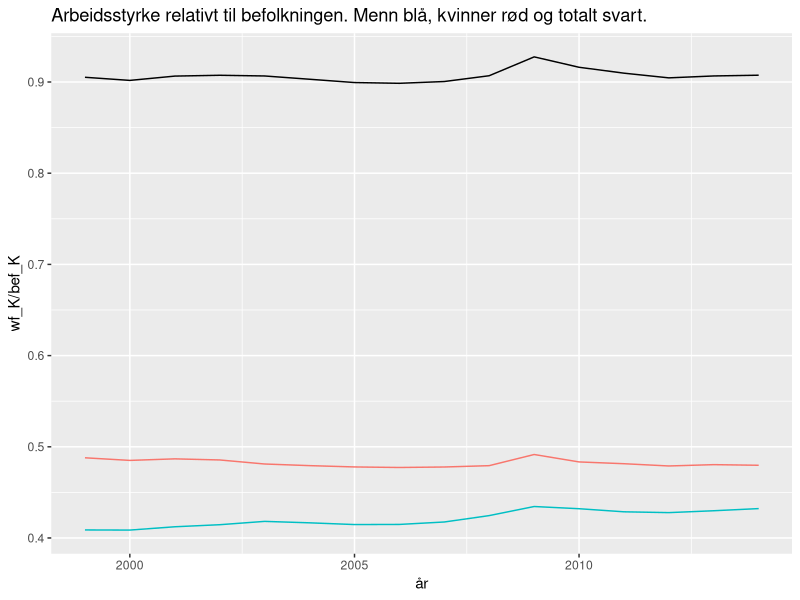
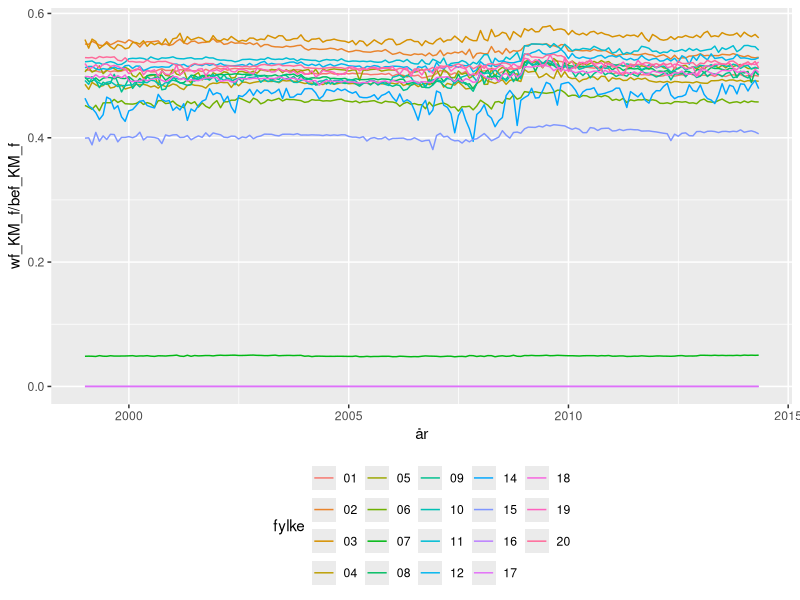
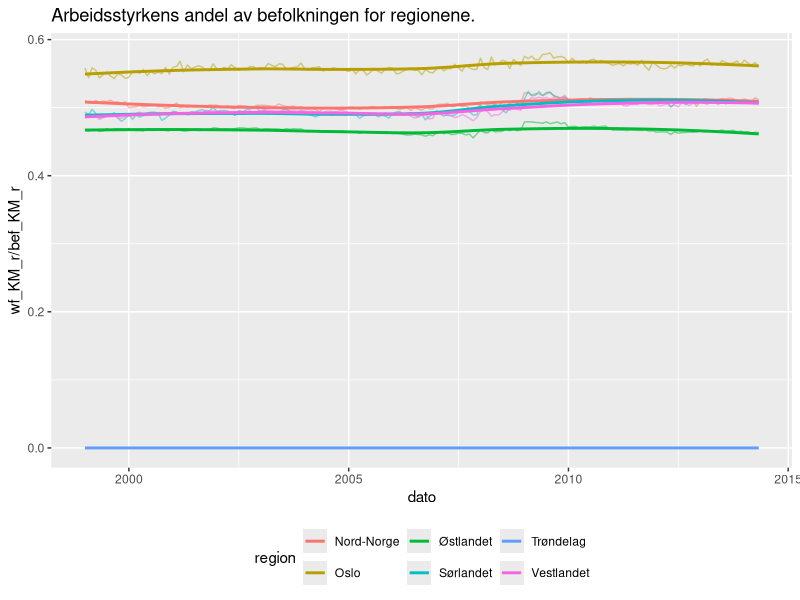
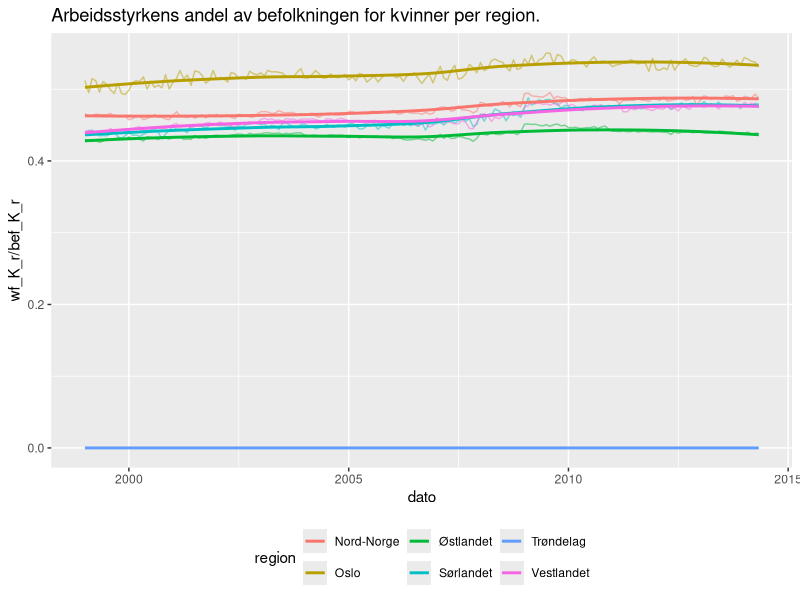
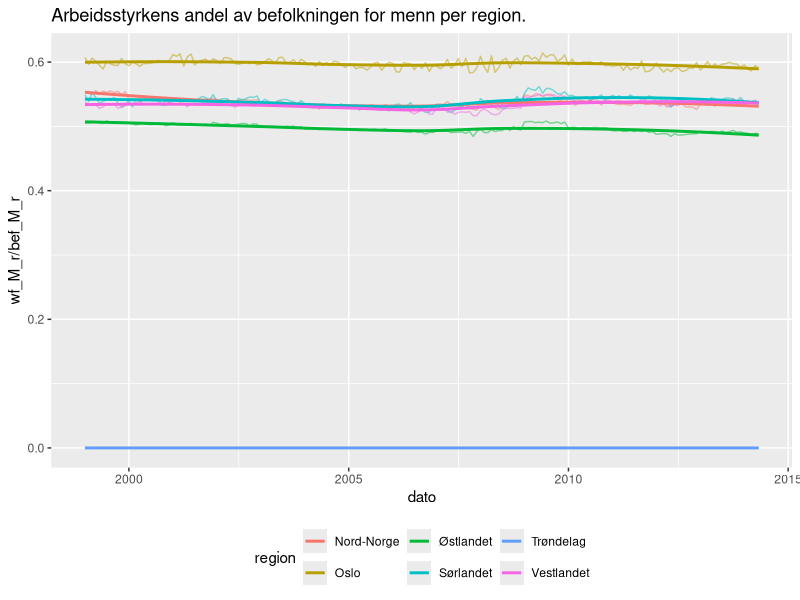

The R source for these figures, in order: (Note: this script raises an error after producing the figures.)
## ---- chunk 1
library(tidyverse)
library(lubridate)
library(modelr)
library(broom)
## ---- chunk 2
arblos <- read_csv("data/al9914m.csv")
bef <- read_csv("data/bef9914MK.csv")
## ---- chunk 3
names(bef)
## ---- chunk 4
names(arblos)
## ---- chunk 5
arblos <- arblos %>% 
    mutate(
        wf_K = (al_Kvinner/alp_Kvinner)*100,
        wf_M = (al_Menn/alp_Menn)*100,
        wf_KM = wf_K + wf_M
    )
## ---- chunk 6
arblos
## ---- chunk 7
names(bef)
## ---- chunk 8
# årlige data landet samlet
wf <- arblos %>% 
    filter(mnd == 1) %>% 
    group_by(aar) %>% 
    summarise(
        wf_K = sum(wf_K, na.rm = TRUE),
        wf_M = sum(wf_M, na.rm = TRUE),
        wf_KM = wf_K + wf_M
    )
## ---- chunk 9
dim(wf)
names(wf)
## ---- chunk 10
 bef <- bef %>% 
  mutate(bef_K = bef_K_0_14 + bef_K_15_29 + bef_K_30_74 + bef_K_75_105,
         bef_M = bef_M_0_14 + bef_M_15_29 + bef_M_30_74 + bef_M_75_105,
         bef_KM = bef_K + bef_M)
## ---- chunk 11
dim(bef)
names(bef)
## ---- chunk 12
wfhjelp <- bef %>%
  group_by(aar) %>% 
    summarise(
        bef_K = sum(bef_K, na.rm = TRUE),
        bef_M = sum(bef_M, na.rm = TRUE),
        bef_KM = sum(bef_M, na.rm = TRUE)) 
 
wf <- right_join(wf, wfhjelp, by = "aar")

wf <- wf %>%
  mutate(
    år = make_date(year = aar, month = 1L, day = 1L)
  )
## ---- chunk 13
wf
## ---- chunk 14
wf %>% 
    ggplot(wf, mapping = aes(x = år)) +
  geom_line(mapping = aes(y = wf_K/bef_K, color = "red")) +
  geom_line(mapping = aes(y = wf_M/bef_M, color = "blue")) +
  geom_line(mapping = aes(y = wf_KM/bef_KM)) +
  ggtitle("Arbeidsstyrke relativt til befolkningen. Menn blå, kvinner rød og totalt svart.") +
  theme(legend.position = "none")
## ---- chunk 15
names(arblos)
## ---- chunk 16
# årlige data per fylke
wf_f <- arblos %>% 
    mutate(
        fylke = substr(knr, start = 1, stop = 2)
    ) %>% 
    group_by(aar, mnd, fylke) %>% 
    summarise(
        wf_K_f = sum(wf_K, na.rm = TRUE),
        wf_M_f = sum(wf_M, na.rm = TRUE),
        wf_KM_f = wf_K_f + wf_M_f
    ) %>% 
    mutate(år = make_date(aar, mnd, day=1L)) %>% 
    select(aar, mnd, år, fylke, wf_K_f, wf_M_f, wf_KM_f)
## ---- chunk 17
print(wf_f, n = 5)
## ---- chunk 18
bef_f <- bef %>% 
mutate(
        fylke = substr(knr, start = 1, stop = 2)
    ) %>% 
    group_by(aar, fylke) %>% 
    summarise(
        bef_K_f = sum(bef_K, na.rm = TRUE),
        bef_M_f = sum(bef_M, na.rm = TRUE),
        bef_KM_f = bef_K_f + bef_M_f
    ) %>% 
    select(aar, fylke, bef_K_f, bef_M_f, bef_KM_f)
## ---- chunk 19
bef_f
## ---- chunk 20
wf_f_bef <- wf_f %>% 
  right_join(bef_f) %>%
  arrange(fylke, aar, mnd)
## ---- chunk 21
print(arrange(wf_f_bef, fylke, aar, mnd))
## ---- chunk 22
# kvinner og menn
wf_f_bef %>%
  ggplot() +
  geom_line(wf_f_bef, mapping = aes(x = år,
                                    y = wf_KM_f/bef_KM_f,
                                    color = fylke)) +
  theme(legend.position = "bottom")
## ---- chunk 23
# region
wf_r <- wf_f_bef %>% 
    mutate(
         dato = ymd(paste(aar, mnd, "01", sep = "-")),
        region = case_when(
            as.numeric(fylke) == 3 ~ "Oslo",
            as.numeric(fylke) %in% c(1:2, 4:8) ~ "Østlandet",
            as.numeric(fylke) %in% c(9, 10) ~ "Sørlandet",
            as.numeric(fylke) %in% c(11, 12, 14, 15) ~ "Vestlandet",
            as.numeric(fylke) %in% c(16, 17) ~ "Trøndelag",
            as.numeric(fylke) %in% c(18, 19, 20) ~ "Nord-Norge"
        )
    ) %>% 
    group_by(dato, region) %>% 
    summarise(
        wf_K_r = sum(wf_K_f, na.rm = TRUE),
        wf_M_r = sum(wf_M_f, na.rm = TRUE),
        wf_KM_r = wf_K_r + wf_M_r,
        bef_K_r = sum(bef_K_f, na.rm = TRUE),
        bef_M_r = sum(bef_M_f, na.rm = TRUE),
        bef_KM_r = bef_K_r + bef_M_r
    ) %>% 
    select(dato, region, wf_K_r, wf_M_r, wf_KM_r, bef_K_r, bef_M_r, bef_KM_r)
## ---- chunk 24
# kvinner og menn
wf_r %>% 
  ggplot(wf_r, mapping = aes(x = dato, 
                             y = wf_KM_r/bef_KM_r,
                             color = region)) +
  geom_line(alpha = 0.5) +
  geom_smooth(se = FALSE) +
  theme(legend.position = "bottom") +
  ggtitle("Arbeidsstyrkens andel av befolkningen for regionene.")
## ---- chunk 25
# kvinner
wf_r %>% 
  ggplot(wf_r, mapping = aes(x = dato, 
                             y = wf_K_r/bef_K_r,
                             color = region)) +
  geom_line(alpha = 0.5) +
  geom_smooth(se = FALSE) +
  theme(legend.position = "bottom") +
  ggtitle("Arbeidsstyrkens andel av befolkningen for kvinner per region.")
## ---- chunk 26
# menn
wf_r %>% 
  ggplot(wf_r, mapping = aes(x = dato, 
                             y = wf_M_r/bef_M_r,
                             color = region)) +
  geom_line(alpha = 0.5) +
  geom_smooth(se = FALSE) +
  theme(legend.position = "bottom") +
  ggtitle("Arbeidsstyrkens andel av befolkningen for menn per region.")
## ---- chunk 27
arblos_by_knr <- arblos %>% 
    group_by(knr, knavn) %>% 
    nest()
## ---- chunk 28
print(arblos_by_knr, n = 4)
arblos_by_knr$data[[1]]
## ---- chunk 29
mod1 <- function(a_df){
  lm(wf_KM ~ alp_15_29 + alp_30_74, data = a_df)}
## ---- chunk 30
arblos_by_knr <- arblos_by_knr %>% 
  mutate(mod1_arblos = map(data, .f = mod1)) %>% 
  mutate(mod1_arblos_coef = map(.x = mod1_arblos, .f = tidy)) %>% 
  mutate(mod1_arblos_sum = map(.x = mod1_arblos, .f = glance)) 
## ---- chunk 31
arblos_by_knr
## ---- chunk 32
kom_str <- bef %>% 
    filter(aar == 2014) %>% 
    mutate(
        k_str = case_when(
            bef_KM <= 2500 ~ "Svært liten",
            bef_KM > 2500 & bef_KM <= 6000 ~ "Liten",
            bef_KM > 6000 & bef_KM <= 20000 ~ "Middels",
            bef_KM > 20000 & bef_KM <= 60000 ~ "Stor",
            bef_KM > 60000 & bef_KM <= 1000000 ~ "Svært stor"
        )
    ) %>% 
    select(knr, knavn, bef_KM, k_str)
head(kom_str)
## ---- chunk 33
#modell arbeidsløse resultat
mod_arbl_re <- arblos_by_knr %>% 
  unnest(c("mod1_arblos_coef", "mod1_arblos_sum"), names_repair = "universal") %>% 
  select(knr, knavn, term, estimate, std.error, p.value...9, adj.r.squared)
## ---- chunk 34
print(mod_arbl_re, n = 10)
## ---- chunk 35
kom_str_mod <- mod_arbl_re %>% 
    left_join(kom_str, by = c("knr", "knavn")) 
## ---- chunk 36
print(kom_str_mod, n = 5)
## ---- chunk 37
kom_str_mod %>% 
    filter(term == "alp_15_29") %>% 
    filter(estimate > -500 & estimate < 500 ) %>%
    filter(p.value...9 < 0.05) %>% 
    ggplot(mapping = aes(
        x = estimate,
        y = p.value...9,
        colour = k_str
        )
        ) +
    geom_point()
## ---- chunk 38
kom_str_mod %>% 
    filter(term == "alp_30_74") %>% 
    filter(estimate > -500 & estimate < 500 ) %>%
    filter(p.value...9 < 0.05) %>% 
    ggplot(mapping = aes(
        x = estimate,
        y = p.value...9,
        colour = k_str
        )
        ) +
    geom_point()
## ---- chunk 39
kom_str_mod %>% 
    filter(term == "alp_15_29") %>% 
    group_by(k_str) %>% 
    summarise(n = n())
## ---- chunk 40
kom_str_mod %>% 
    filter(term == "alp_15_29") %>% 
    filter(estimate > - 500 & estimate < 500 ) %>%
    filter(p.value...9 < 0.05) %>% 
    group_by(k_str) %>% 
    summarise(n = n())
## ---- chunk 41
kom_str_mod %>% 
    filter(term == "alp_30_74") %>% 
    filter(estimate > - 500 & estimate < 500 ) %>%
    filter(p.value...9 < 0.05) %>% 
    group_by(k_str) %>% 
    summarise(n = n())
## ---- chunk 42
kom_str_mod %>% 
    filter(term == "alp_15_29") %>% 
    filter(p.value...9 < 0.05) %>% 
    group_by(k_str) %>% 
    summarise(mean_15_29 = mean(estimate))
## ---- chunk 43
kom_str_mod %>% 
    filter(term == "alp_30_74") %>% 
    filter(p.value...9 < 0.05) %>% 
    group_by(k_str) %>% 
    summarise(mean_30_74 = mean(estimate))
## ---- chunk 44
kom_str_mod %>% 
    filter(term == "alp_15_29") %>% 
    filter(p.value...9 < 0.05) %>% 
    group_by(k_str) %>% 
    summarise(n = n())
## ---- chunk 45
kom_str_mod %>% 
    filter(term == "alp_30_74") %>% 
    filter(p.value...9 < 0.05) %>% 
    group_by(k_str) %>% 
    summarise(n = n())
## ---- chunk 46
#siste
